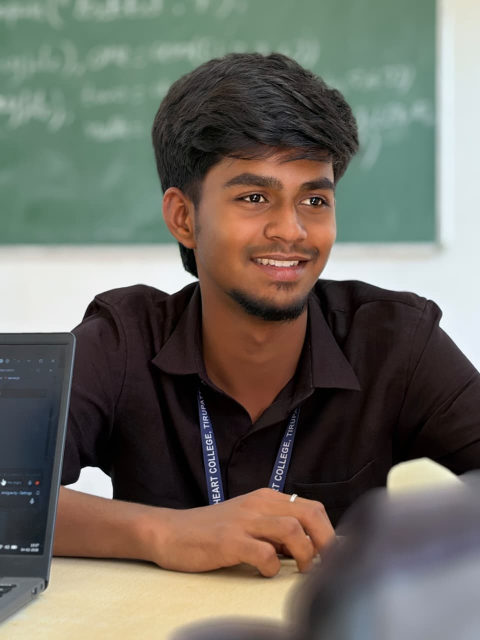
#> input picture uploads/WhatsApp_Image_2026-03-13_at_5.43.42_PM.jpeg, 960 x 1280 px (shown at 1/2 size)
$ python -i ml_core.py   (imports and definitions only)
#> lines starting #> are read from the running program, lines starting #| are printed output that depends on the picture
import cv2
import numpy as np
import os
from sklearn.decomposition import PCA
from sklearn.svm import SVC
import joblib

class ForensicMLSystem:
    def __init__(self, db_path='database'):
        self.db_path = db_path
        # Using PCA for Eigenface Feature Extraction (Dimensionality Reduction)
        self.pca = PCA(n_components=0.95)
        # Using SVM for Classification (Machine Learning)
        self.svm = SVC(kernel='linear', probability=True)
        self.is_trained = False
        self.target_size = (100, 100) # Normalized size for faces
        self.classes = []

    def generate_sketch(self, image_path, save_path=None):
        """ Convert photo to forensic sketch """
        img = cv2.imread(image_path)
#> img is the input picture: shape (1280, 960, 3); mean B, G, R 97.7, 106.8, 109.8
        if img is None:
            return None

        # Resize image to a maximum dimension to prevent performance issues
        max_dim = 800
        h, w = img.shape[:2]
#> h = 1280; w = 960
        if max(h, w) > max_dim:
            scale = max_dim / max(h, w)
#> scale = 0.625
            img = cv2.resize(img, (int(w * scale), int(h * scale)))
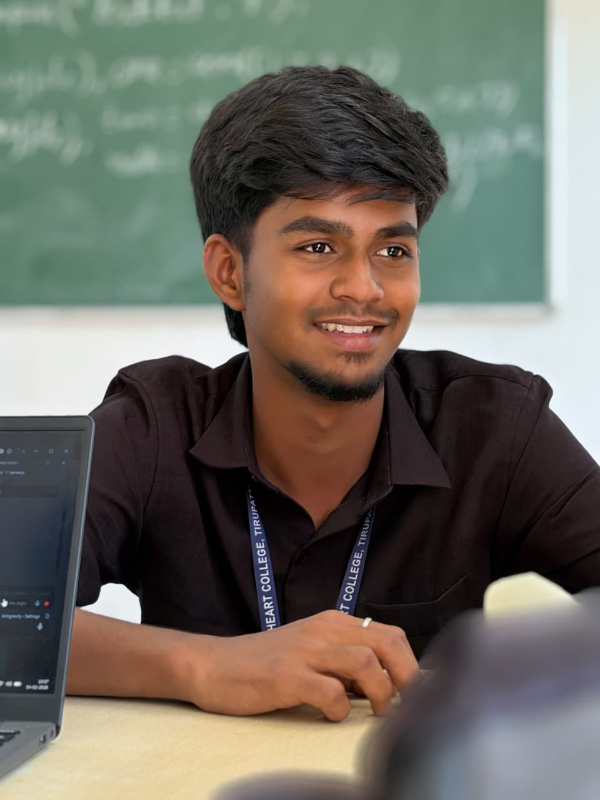
#> img: shape (800, 600, 3); mean B, G, R 97.7, 106.8, 109.8

        # 1. Convert to Grayscale
        gray = cv2.cvtColor(img, cv2.COLOR_BGR2GRAY)
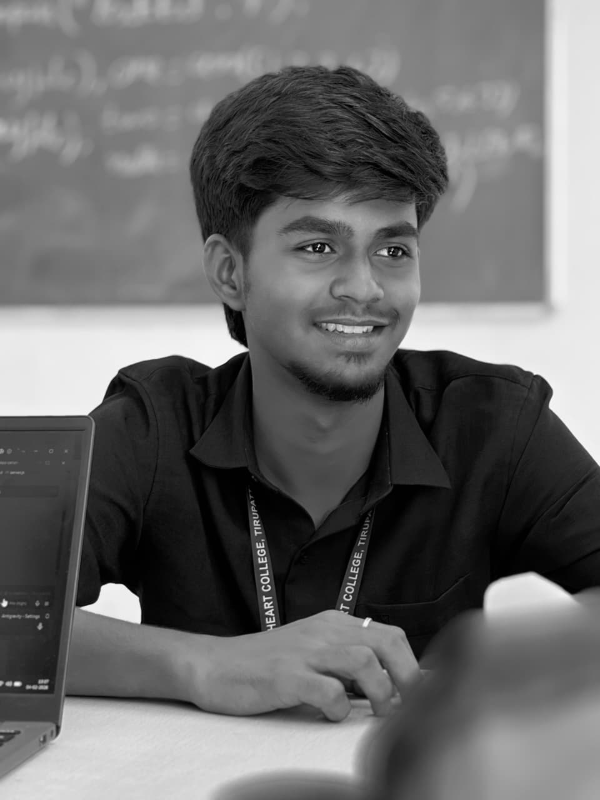
#> gray: shape (800, 600); min 0, max 252, mean 106.7

        # 2. Invert Grayscale Image
        inverted = cv2.bitwise_not(gray)
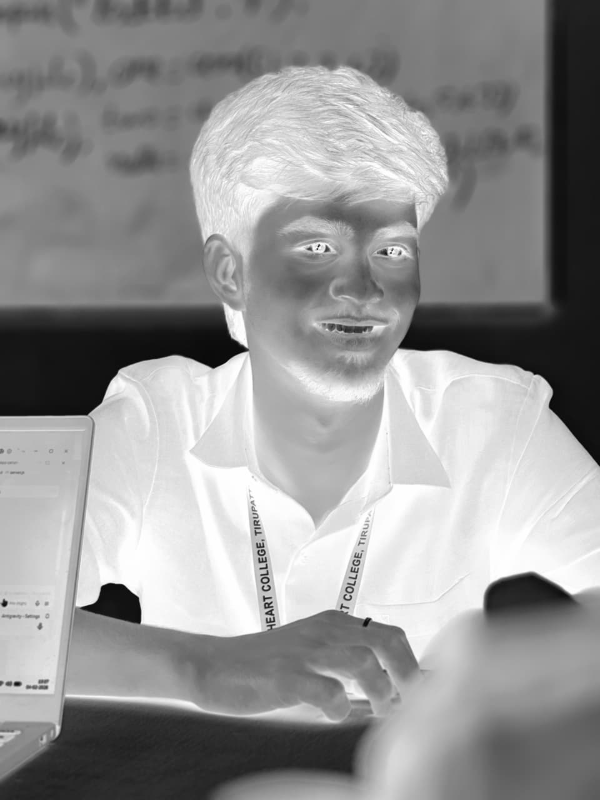
#> inverted: shape (800, 600); min 3, max 255, mean 148.3

        # 3. Blur the inverted image (Gaussian Blur simulates pencil strokes)
        blurred = cv2.GaussianBlur(inverted, (21, 21), 0)
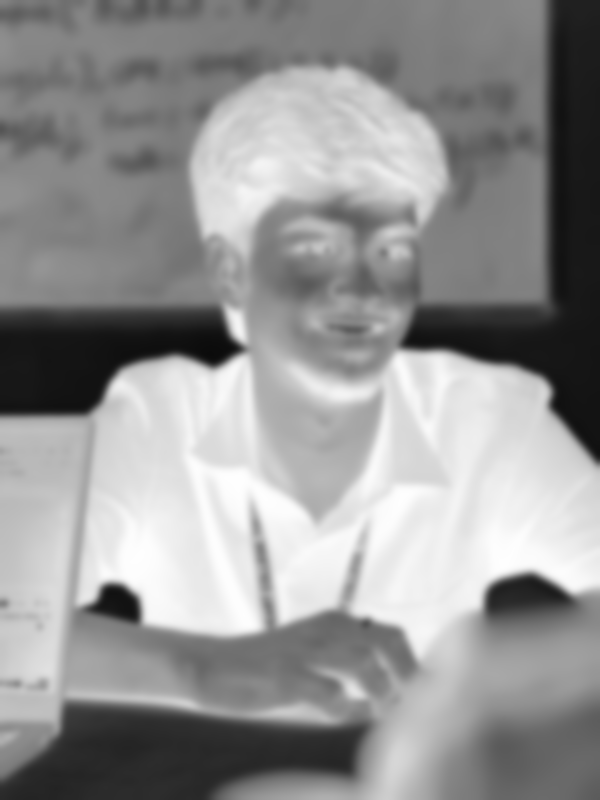
#> blurred: shape (800, 600); min 11, max 254, mean 148.3

        # 4. Invert the blurred image
        inverted_blur = cv2.bitwise_not(blurred)
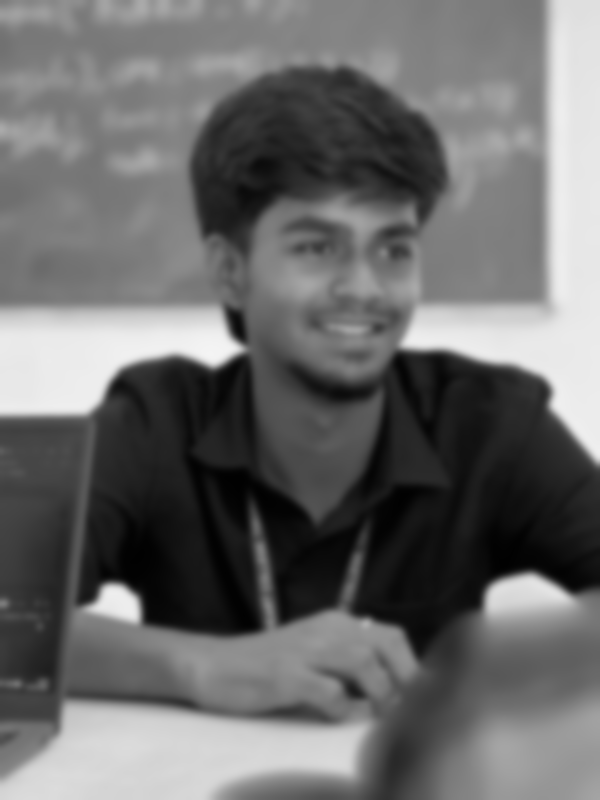
#> inverted_blur: shape (800, 600); min 1, max 244, mean 106.7

        # 5. Create pencil sketch by dividing grayscale by inverted blur
        sketch = cv2.divide(gray, inverted_blur, scale=256.0)
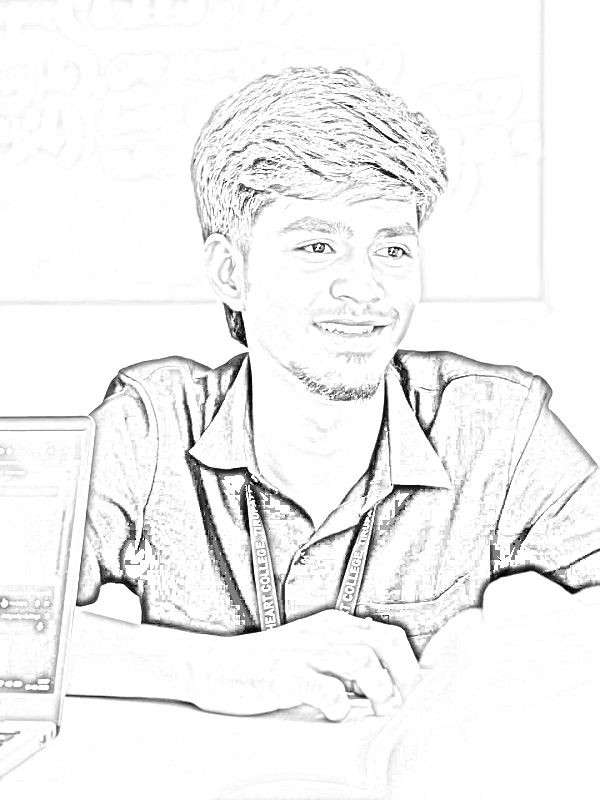
#> sketch: shape (800, 600); min 0, max 255, mean 242.5

        if save_path:
            cv2.imwrite(save_path, sketch)

        return sketch

    # [90 lines left out: functions prepare_data, recognize, not called in this run]

>>> result = ForensicMLSystem().generate_sketch('uploads/WhatsApp_Image_2026-03-13_at_5.43.42_PM.jpeg')

$ run again, on uploads/query_WhatsApp_Image_2026-03-13_at_5.43.45_PM.jpeg
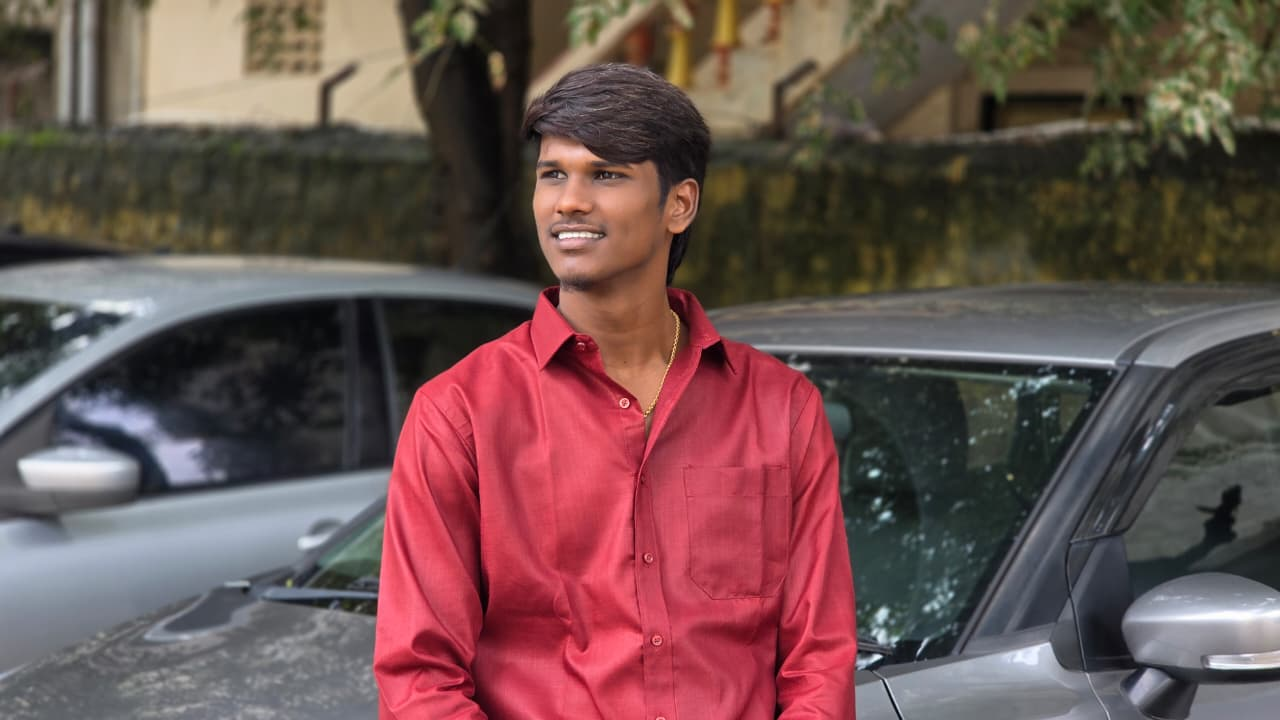
#> input picture uploads/query_WhatsApp_Image_2026-03-13_at_5.43.45_PM.jpeg, 1280 x 720 px
#> in generate_sketch, img is the input picture: shape (720, 1280, 3); mean B, G, R 79.6, 81.5, 107.4
#> img: shape (450, 800, 3)
#> in generate_sketch, `blurred = cv2.GaussianBlur(inverted, (21, 21), 0)`:
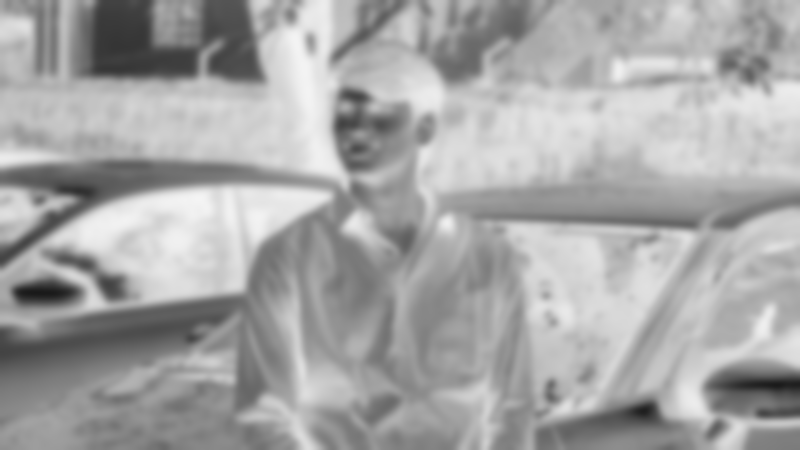
#> blurred: shape (450, 800); min 25, max 244, mean 166
#> in generate_sketch, `sketch = cv2.divide(gray, inverted_blur, scale=256.0)`:
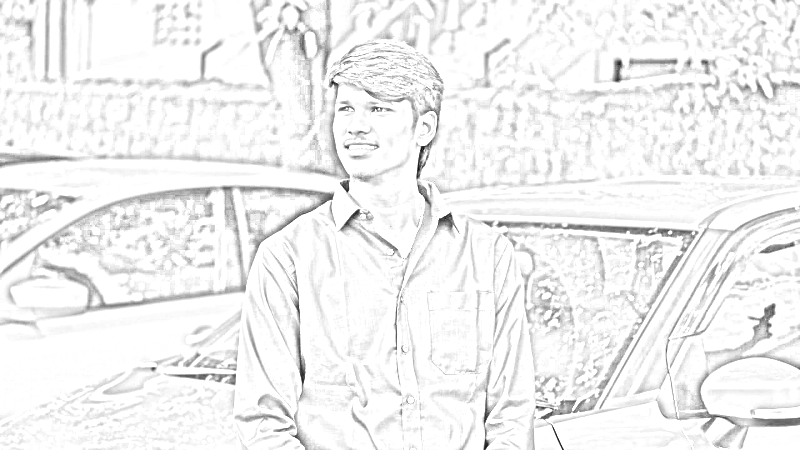
#> sketch: shape (450, 800); min 15, max 255, mean 241.3

$ run again, on uploads/query_WhatsApp_Image_2026-03-13_at_5.43.46_PM.jpeg
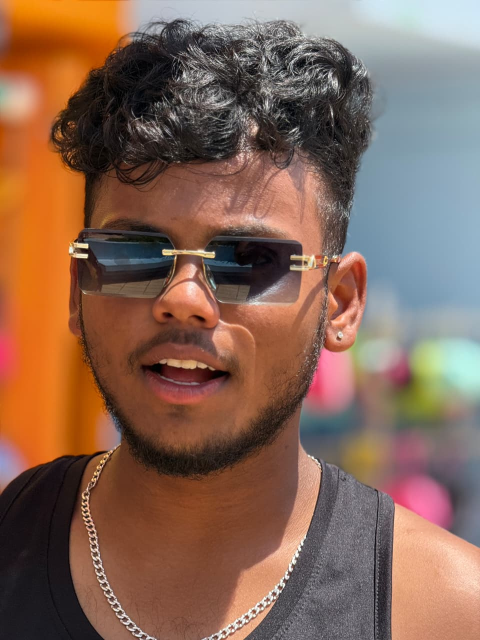
#> input picture uploads/query_WhatsApp_Image_2026-03-13_at_5.43.46_PM.jpeg, 960 x 1280 px (shown at 1/2 size)
#> in generate_sketch, img is the input picture: shape (1280, 960, 3); mean B, G, R 86, 102.2, 134.4
#> img: shape (800, 600, 3)
#> in generate_sketch, `inverted_blur = cv2.bitwise_not(blurred)`:
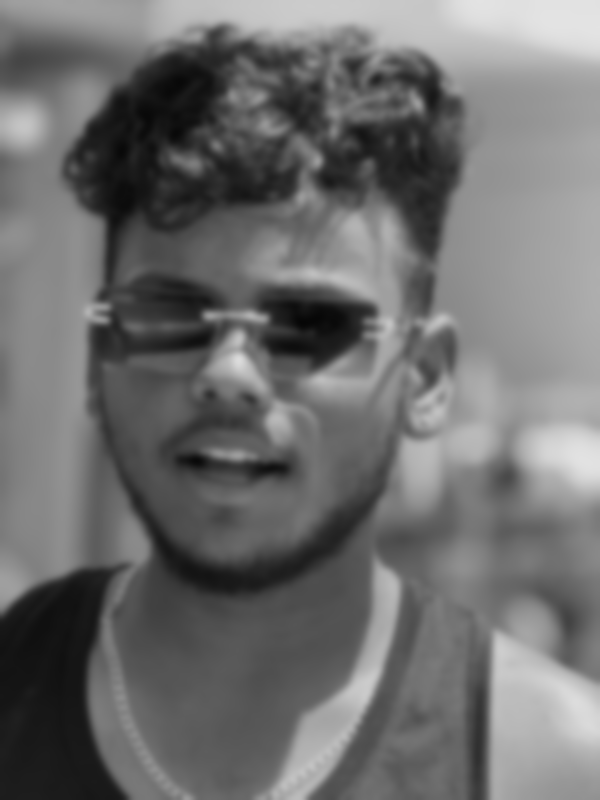
#> inverted_blur: shape (800, 600); min 6, max 228, mean 109.9
#> in generate_sketch, `sketch = cv2.divide(gray, inverted_blur, scale=256.0)`:
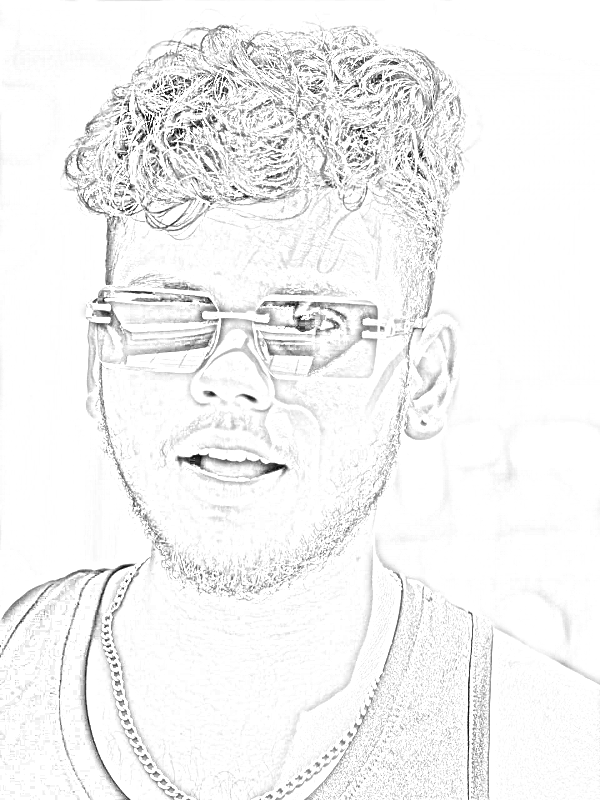
#> sketch: shape (800, 600); min 0, max 255, mean 243.5
